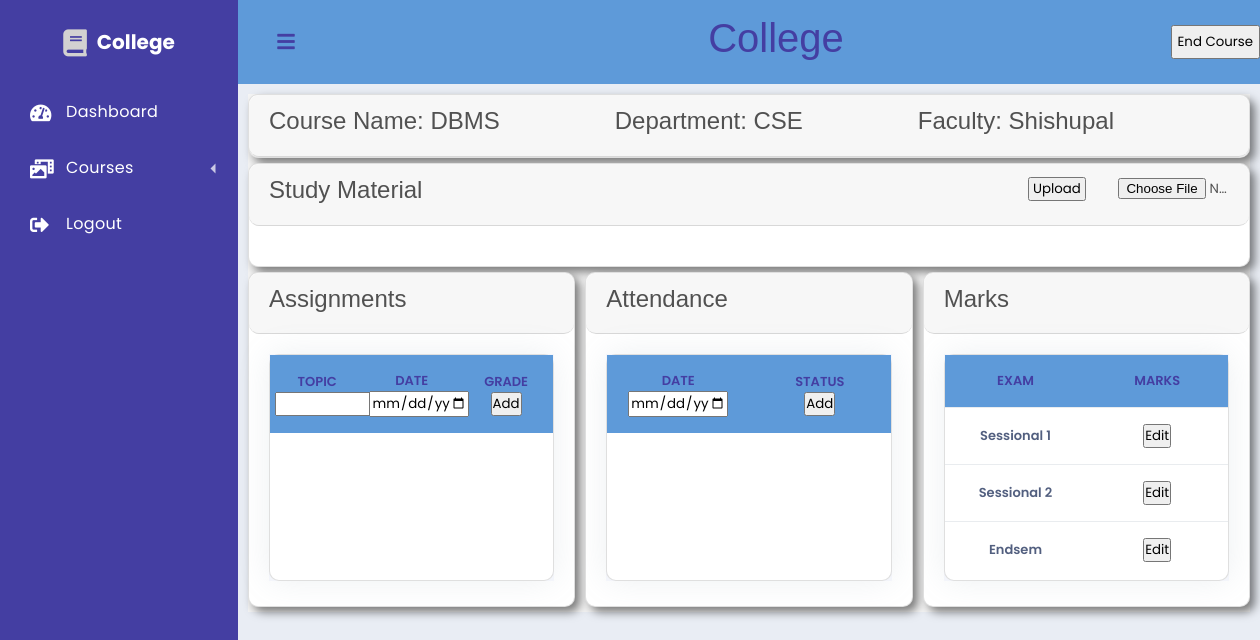
Screenshot of /public/course.php?course_id=11 (signed in) with the database file from the repository.
### tables this page shows
CREATE TABLE `course` (
  `Course_id` int(11) NOT NULL,
  `Course_name` varchar(40) NOT NULL,
  `Dept_name` varchar(40) NOT NULL,
  `Fac_id` int(11) NOT NULL,
  `Credits` int(11) NOT NULL,
  `Open` tinyint(1) NOT NULL DEFAULT 1
);

CREATE TABLE `user` (
  `User_id` int(11) NOT NULL,
  `Username` varchar(50) NOT NULL,
  `Password` varchar(20) NOT NULL,
  `First_name` varchar(20) NOT NULL,
  `Last_name` varchar(20) NOT NULL,
  `Off_id` varchar(20) NOT NULL,
  `Dept_name` varchar(20) NOT NULL,
  `Branch_name` varchar(20) DEFAULT NULL,
  `type` varchar(20) NOT NULL,
  `Semester` int(11) DEFAULT NULL
);

### src/libs/dashboard.php (called while the page is built, shortened)
<?php
function getuser($user_id)
{
    $sql='
    SELECT *
    FROM user
    Where User_id= :user_id;
    ';
    return make_query($sql,[':user_id'=>$user_id],true,true);
}
function getcoursesadmin()
{
    $sql = '
    Select course.Course_id as course_id, course.Course_name as course_name, CONCAT(user.First_name,\' \',user.Last_name) as faculty_name
    From course inner join user on course.Fac_id=user.User_id
    ';
    return make_query($sql,[],true);
}
$user_id = $_SESSION['user_data']['User_id'];
$user = getuser($user_id);
if($user['type']==='faculty'){
    $user_courses = getcoursesfaculty($user_id);
}
else if($user['type']==='student'){
    $user_courses = getcoursesstudent($user_id);
}
else if($user['type']==='HOD'){
    $user_courses = getcoursesHOD();
}
else if($user['type']==='admin'){
    $user_courses = getcoursesadmin();
}

### src/libs/database.php (called while the page is built, shortened)
<?php
function database(): PDO {
    static $pdo;
    if (!$pdo) {
        $pdo = new PDO(
            sprintf("mysql:host=%s;dbname=%s;charset=UTF8", DB_HOST, DB_NAME),
            DB_USER,
            DB_PASSWORD,
            [PDO::ATTR_ERRMODE => PDO::ERRMODE_EXCEPTION]
        );
    }
    return $pdo;
}
function make_query(string $sql, array $data, bool $need_fetch=false, bool $one_row=false) : array | false {
    $statement = database()->prepare($sql);
    foreach ($data as $key => $value) {
        $statement->bindValue($key, $value);
    }
    $statement->execute();
    if ($need_fetch) {
        $temp = $statement->fetchAll(PDO::FETCH_ASSOC);
        if ($one_row && $temp) {
            return $temp[0];
        } else {
            return $temp;
        }
    } else {
        return false;
    }
}

### src/libs/course.php (called while the page is built, shortened)
<?php
function getCourse($course_id) {
    $sql = '
        SELECT Course_id, Course_name, Fac_id, Credits, First_name as Fac_fname, Last_name as Fac_lname, course.Dept_name
        FROM course
        INNER JOIN user
        ON user.User_id = course.Fac_id
        WHERE Course_id = :course_id
    ';
    return make_query($sql, [':course_id' => $course_id], true, true);
}
$user_type = $_SESSION['user_data']['type'];
if (isset($_GET['course_id'])) {
    $course_id = $_GET['course_id'];
    $course = getCourse($course_id);
}

### public/course.php (the view, shortened to what this page needs)
<?php
require_once __DIR__ . '/../src/libs/course.php';
require_once __DIR__ . '/../src/libs/dashboard.php';
?>
<div class='dashboard'>
    <?= view('navbar'); ?>
    <div class='dashboard-app'>
        <header class='dashboard-toolbar'><a href="#!" class="menu-toggle"><i class="fas fa-bars"></i></a>
            <h1 style="position: absolute;text-align: center;width: 100%;z-index: -1;color: #443ea2;">College</h1>
            <?php if ($user_type !== 'student'): ?>
            <button style="position: absolute;right:0;padding:5px;" onclick="myFunction6()">End Course</button>
            <?php endif ?>
        </header>
        <div class='dashboard-content'>
            <section class="home-section">
                <div class="card">
                    <div class="card-header" style="display: grid;grid-auto-flow:column;grid-template-columns:none;">
                        <h2>
                            Course Name: <?= $course['Course_name'] ?>
                        </h2>
                        <h2>
                            Department: <?= $course['Dept_name'] ?>
                        </h2>
                        <h2>
                            Faculty: <?= $course['Fac_fname'] . ' ' . $course['Fac_lname']?>
                        </h2>
                    </div>
                </div>
                <div class='card'>
                    <div class="card-header" style="grid-template-columns: none;">
                        <h2>Study Material</h2>
                        <?php if ($user_type !== 'student'): ?>
                        <form action='course.php?course_id=<?=$course_id?>' method="post" enctype="multipart/form-data">
                            <button type="submit" style="width: 10%;left:65%;position:relative;cursor:pointer;" id="uploadbut">Upload</button>
                            <input style="width: 20%;left:70%;position:relative;cursor:pointer;" name="course-material" type="file" id="uploadfile">
                        </form>
                        <?php endif?>
                    </div>
                    <div class="card-body">
                    </div>
                </div>
                <div class="container2">
                    <div class="card">
                    <div class="card-header">
                        <h2>Assignments</h2>
                    </div>
                    <div class="card-body">
                    <div class="pendingassignment">
            <div class="card shadow">
                    <table class="table align-items-center table-flush" style="border-collapse: collapse;text-align:center">
                            <tbody style="display: block;height: 225px;overflow: auto;">
                                <tr style="color: #443ea2;background-color: #5e9ad9;text-transform:uppercase;">
                                <?php
                                    function ifAllowed($str) {
                                        global $user_type;
                                        if ($user_type !== 'student') {
                                            echo $str;
                                        }
                                    }
                                ?>
                                <?= ifAllowed("<form action='course.php?course_id=$course_id' method='post'>") ?>
                                    <th style="text-align: center;padding-left:5px;padding-right:5px;">Topic<br>
                                        <?= ifAllowed('<input type="text" id="newassignmenttopic" name="newassignmenttopic" style="width: 100px;">') ?>
                                    </th>
                                    <th style="text-align: center;padding-left:5px;padding-right:5px;">Date<br>
                                        <?= ifAllowed('<input type="datetime-local" id="newassignmentdate" name="newassignmentdate" style="width: 100px;">') ?>
                                    </th>
                                    <th style="text-align: center;padding-left:5px;padding-right:5px;">Grade<br>
                                        <?= ifAllowed('<button type="submit">Add</button>') ?>
                                    </th>
                                <?= ifAllowed('</form>') ?>
                                            </tr>
                                        </tbody>
                                    </table>
                                </div>
                            </div>
                        </div>
                    </div>
                    <div class="card">
                        <div class="card-header">
                            <h2>Attendance</h2>
                        </div>
                        <div class="card-body">
                        <div class="pendingassignment">
            <div class="card shadow">
                    <table class="table align-items-center table-flush" style="border-collapse: collapse;text-align:center;">
                            <tbody style="display: block;height: 225px;overflow: auto;">
                            <tr style="color: #443ea2;background-color: #5e9ad9;text-transform:uppercase;">
                                <th style="text-align: center;padding-left:5px;padding-right:5px;">Date<br>
                                <th style="text-align: center;padding-left:5px;padding-right:5px;">Status<br>
                            </form>
                                </tr>
            </tbody>
              </table>
        </div>
    </div>
                            </div>
                        </div>
                        <div class="card" >
                        <div class="card-header">
                            <h2>Marks</h2>
                        </div>
                        <div class="card-body">
                        <div class="pendingassignment">
            <div class="card shadow">
                    <table class="table align-items-center table-flush" style="border-collapse: collapse;text-align:center;">
                            <tbody style="display: block;height: 225px;overflow: auto;">
                            <tr style="color: #443ea2;background-color: #5e9ad9;text-transform:uppercase;">
                                    <th style="text-align: center;padding-left:5px;padding-right:5px;">Exam</th>
                                    <th style="text-align: center;padding-left:5px;padding-right:5px;">Marks</th>
                                </tr>
                <?php
                $mark_names = ['Sessional 1', 'Sessional 2', 'Endsem'];
                $column_names = ['Marks_s1', 'Marks_s2', 'Marks_endsem'];
                for ($i = 0; $i < sizeof($mark_names); ++$i) {
                    $mark_name = $mark_names[$i];
                    $column_name = $column_names[$i];
                    switch ($user_type) {
                        case 'faculty':
                        case 'HOD':
                        case 'admin':
                            echo <<<END
                            <tr>
                                <form action="course.php?course_id=$course_id" method="post">
                                    <input hidden name='action' value='edit_marks'>
                                    <input hidden name='type' value='$mark_name'>
                                    <input hidden name='column' value='$column_name'>
                                    <th>$mark_name</th>
                                    <td><button type="submit">Edit</button></td>
                                </form>
                            </tr>
                            END;
                            break;
                    }
                }
                ?>
            </tbody>
              </table>
        </div>
    </div>
                        </div>
                    </div>
                </div>
        </div>
    </div>
</div>

### rows the page displays
course: Course_name "DBMS", Dept_name "CSE", Fac.First_name "Shishupal"

### other values shown
$str "Add Add"
$mark_name "Sessional 1"
$mark_name "Sessional 2"
$mark_name "Endsem"
